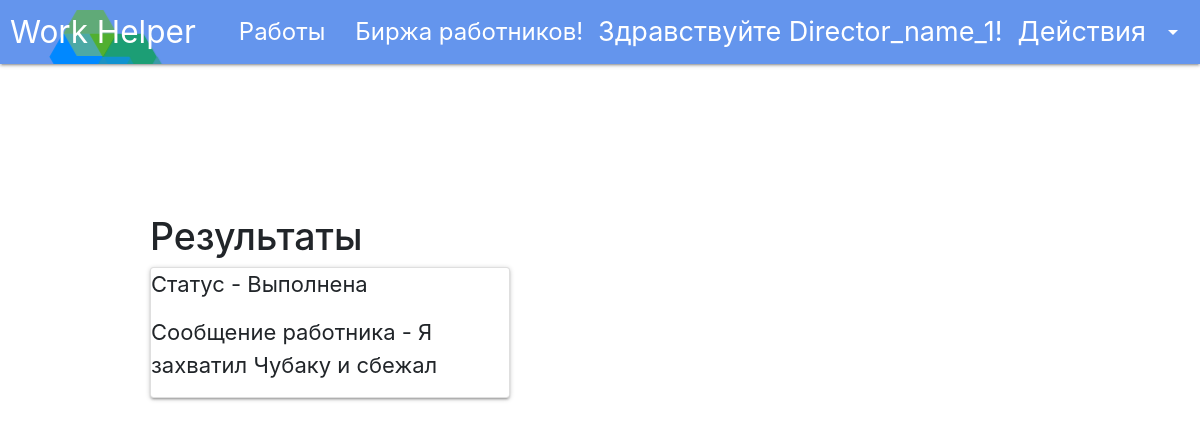
Screenshot of /get_result_appoint_work/1 (signed in) with the database file from the repository.
### data/users.py (models this page shows, shortened)
class User(SqlAlchemyBase, UserMixin, SerializerMixin):
    __tablename__ = 'users'
    id = sqlalchemy.Column(sqlalchemy.Integer, primary_key=True, autoincrement=True)
    account_type = sqlalchemy.Column(sqlalchemy.Integer, sqlalchemy.ForeignKey('accounts_type.id'))
    user_name = sqlalchemy.Column(sqlalchemy.String, unique=True)
    hashed_password = sqlalchemy.Column(sqlalchemy.String, nullable=False)
    surname = sqlalchemy.Column(sqlalchemy.String, nullable=False)
    name = sqlalchemy.Column(sqlalchemy.String, nullable=False)
    birthday = sqlalchemy.Column(sqlalchemy.DateTime, nullable=False)
    photo = sqlalchemy.Column(sqlalchemy.BLOB)
    email = sqlalchemy.Column(sqlalchemy.String, unique=True)
    about_me = sqlalchemy.Column(sqlalchemy.String, nullable=True)

### data/help_models.py (models this page shows)
class WorkStatus(SqlAlchemyBase):
    __tablename__ = 'work_status'
    id = sqlalchemy.Column(sqlalchemy.Integer, primary_key=True, autoincrement=True)
    name = sqlalchemy.Column(sqlalchemy.String, unique=True, nullable=False)

### data/work.py (models this page shows)
class WorkList(SqlAlchemyBase, SerializerMixin):
    __tablename__ = 'works_list'
    id = sqlalchemy.Column(sqlalchemy.Integer, primary_key=True, autoincrement=True)
    work_id = sqlalchemy.Column(sqlalchemy.Integer, sqlalchemy.ForeignKey('works.id'), nullable=False)
    worker_id = sqlalchemy.Column(sqlalchemy.Integer, sqlalchemy.ForeignKey('workers.worker_id'), nullable=False)
    work_result_message = sqlalchemy.Column(sqlalchemy.String, nullable=True)
    work_results_file = sqlalchemy.Column(sqlalchemy.BLOB, nullable=True)
    work_result_filename = sqlalchemy.Column(sqlalchemy.String, nullable=True)
    status = sqlalchemy.Column(sqlalchemy.Integer, sqlalchemy.ForeignKey('work_status.id'), nullable=False, default=2)
    work_start = sqlalchemy.Column(sqlalchemy.DateTime, default=datetime.datetime.now, nullable=True)
    work_end = sqlalchemy.Column(sqlalchemy.DateTime, nullable=True)
    director_id = sqlalchemy.Column(sqlalchemy.Integer, sqlalchemy.ForeignKey("directors.director_id"), nullable=False)
    work_url = orm.relation("Work")
    worker_url = orm.relation("Worker")

### modules/handlers/for_director.py (the view)
@blueprint.route("/get_result_appoint_work/<int:work_list_id>")
def get_result_work(work_list_id):
    if current_user.is_authenticated is False or current_user.account_type != 2:
        abort(404)
    session = db_session.create_session()
    work_list = session.query(WorkList).get(work_list_id)
    if work_list is None:
        abort(404)
    status = session.query(WorkStatus).get(work_list.status).name
    return render_template('result_page.html', status=status, msg=work_list.work_result_message)

### data/db_session.py (called while the page is built)
def create_session() -> Session:
    global __factory
    return __factory()

### main.py (called while the page is built)
@login_manager.user_loader
def load_user(user_id):
    session = db_session.create_session()
    return session.query(User).get(user_id)

### templates/result_page.html (shortened to what this page needs)
{% extends 'base.html' %}
{% block content %}
    <div class=" result_conteiner">
        <h1>Результаты</h1>
        <div class="card">
            <div class="card-bod">
                <span>Статус - {{ status }}</span>
                <span>Сообщение работника - {{ msg }}</span>
            </div>
        </div>
    </div>
{% endblock %}

### templates/base.html (shortened to what this page needs)
<!DOCTYPE html>
<html lang="en">
<head>
    <link type="text/css" rel="stylesheet" href="{{ url_for('static', filename='/css/materialize.css' ) }}"
          media="screen,projection"/>
    <link rel="stylesheet" href="https://maxcdn.bootstrapcdn.com/bootstrap/4.0.0/css/bootstrap.min.css"
>
    <link rel="stylesheet" href="{{ url_for('static', filename='/css/style.css' ) }}">
</head>
<body>
<nav>
    <div class="nav-wrapper">
        <a href="/" class="brand-logo">Work Helper</a>
        <ul id="nav-mobile" class="right hide-on-med-and-down">
            {% if current_user.is_authenticated %}
                {% if current_user.account_type == 2 %}
                    <li><a class="nav_functions" href="/company">Работы</a></li>
                    <li><a class="nav_functions" href="/hire_workers">Биржа работников!</a></li>
                {% else %}
                    <li><a class="nav_functions" href="/works">Работы</a></li>
                    <li><a class="nav_functions" href="/invites_box">Приглашения</a></li>
                {% endif %}
                <li><span class="nav_authorization">Здравствуйте {{ current_user.name|title }}!</span></li>
                <li><a class="nav_authorization dropdown-trigger" href="#!" data-target="user_func">Действия<i
                        class="material-icons right">arrow_drop_down</i></a></li>
            {% else %}
                <li><a class="nav_authorization" href="/register">Зарегистрироваться</a></li>
                <li><a class="nav_authorization" href="/login">Войти</a></li>
            {% endif %}
        </ul>
    </div>
</nav>
{% block content %}
{% endblock %}
</body>
</html>

### static/css/style.css (style rules this page uses)
.nav-wrapper { background-color: cornflowerblue; }
.brand-logo { margin-left: 10px; }
.nav_authorization { font-size: 27px; }
.nav_functions { font-size: 24px; }
.brand-logo { background-image: url("/img/logo.png"); }
a { text-decoration: none; }
.result_conteiner { margin-left: 12.5%; margin-top: 12.5%; width: 30%; }
.result_conteiner span { font-size: 22px; }

### rows the page displays
User: name "Director_name_1"
WorkStatus: name "Выполнена"
WorkList: work_result_message "Я захватил Чубаку и сбежал"
